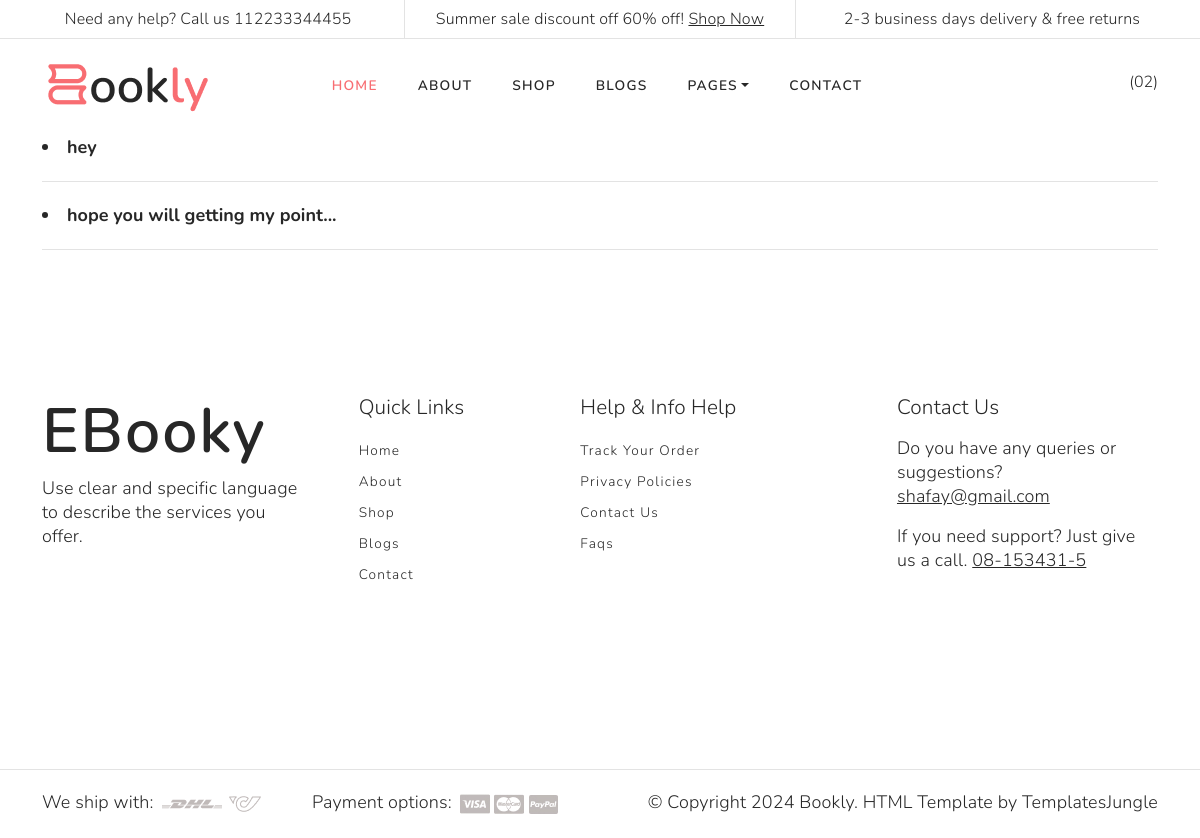
Page /User/privacyPolicy.php on the committed database.
### tables this page shows
CREATE TABLE `db_privacypolicy` (
  `Id` int(11) NOT NULL,
  `Description` varchar(500) NOT NULL,
  `Record Insertion Time` varchar(40) NOT NULL DEFAULT current_timestamp()
);

CREATE TABLE `db_websiteinfo` (
  `Id` int(11) NOT NULL,
  `Name` varchar(40) NOT NULL,
  `Email` varchar(50) NOT NULL,
  `Contact` varchar(100) NOT NULL,
  `Address` varchar(40) NOT NULL,
  `Discription` varchar(800) NOT NULL,
  `Facebook` varchar(100) NOT NULL,
  `Instagram` varchar(100) NOT NULL,
  `XLink` varchar(100) NOT NULL,
  `Record Insertion Time` varchar(40) NOT NULL DEFAULT current_timestamp()
);

### User/privacyPolicy.php (the view, shortened to what this page needs)
<!DOCTYPE html>
<html lang="en">
<head>
</head>
<body>
    <?php include("header.php") ?>
    <div class="container">
    <?php
                $run_Query = mysqli_query($con, "SELECT * FROM `db_privacypolicy` ORDER BY `Record Insertion Time` DESC");
                if (mysqli_num_rows($run_Query) ==0 ) {?>
                    <p>No Record Found</p>
               <?php } else {
                 while($fetch =mysqli_fetch_array($run_Query)){?>
                        <li class="fw-bold"><?php echo $fetch[1]; ?></li>
                        <hr>
    <?php }}
    echo "</div>";
    include("footer.php") ?>
</body>
</html>

### User/footer.php (shortened to what this page needs)
<?php
  include "../connection.php";
  $fetch_Data= mysqli_query($con,"SELECT * FROM `db_websiteinfo` order by id desc limit 1");
  $row = mysqli_fetch_array($fetch_Data);
?>
<footer id="footer" class="padding-large">
      <div class="container">
        <div class="row">
          <div class="footer-top-area">
            <div class="row d-flex flex-wrap justify-content-between">
              <div class="col-lg-3 col-sm-6 pb-3">
                <div class="footer-menu">
                  <h1><?php echo $row[1]; ?></h1>
                  <p><?php echo $row[5]; ?></p>
                  <div class="social-links">
                    <ul class="d-flex list-unstyled">
                      <li>
                        <a href=" <?php echo $row[6]; ?>" target="_blank">
                          <svg class="facebook">
                            <use xlink:href="#facebook" />
                          </svg>
                        </a>
                      </li>
                      <li>
                        <a href=" <?php echo $row[7]; ?>"target="_blank">
                          <svg class="instagram">
                            <use xlink:href="#instagram" />
                          </svg>
                        </a>
                      </li>
                      <li>
                        <a href=" <?php echo $row[8]; ?>"target="_blank">
                          <svg class="twitter">
                            <use xlink:href="#twitter" />
                          </svg>
                        </a>
                      </li>
                    </ul>
                  </div>
                </div>
              </div>
              <div class="col-lg-2 col-sm-6 pb-3">
                <div class="footer-menu text-capitalize">
                  <h5 class="widget-title pb-2">Quick Links</h5>
                  <ul class="menu-list list-unstyled text-capitalize">
                    <li class="menu-item mb-1">
                      <a href="#">Home</a>
                    </li>
                    <li class="menu-item mb-1">
                      <a href="About.php">About</a>
                    </li>
                    <li class="menu-item mb-1">
                      <a href="#">Shop</a>
                    </li>
                    <li class="menu-item mb-1">
                      <a href="#">Blogs</a>
                    </li>
                    <li class="menu-item mb-1">
                      <a href="contact.php">Contact</a>
                    </li>
                  </ul>
                </div>
              </div>
              <div class="col-lg-3 col-sm-6 pb-3">
                <div class="footer-menu text-capitalize">
                  <h5 class="widget-title pb-2">Help & Info Help</h5>
                  <ul class="menu-list list-unstyled">
                    <li class="menu-item mb-1">
                      <a href="#">Track Your Order</a>
                    </li>
                    <li class="menu-item mb-1">
                      <a href="privacypolicy.php">Privacy Policies</a>
                    </li>
                    <li class="menu-item mb-1">
                      <a href="#">Contact Us</a>
                    </li>
                    <li class="menu-item mb-1">
                      <a href="faq.php">Faqs</a>
                    </li>
                  </ul>
                </div>
              </div>
              <div class="col-lg-3 col-sm-6 pb-3">
                <div class="footer-menu contact-item">
                  <h5 class="widget-title text-capitalize pb-2">Contact Us</h5>
                  <p>Do you have any queries or suggestions? <a href="mailto:<?php echo $row[2]; ?>"
                      class="text-decoration-underline"><?php echo $row[2]; ?></a></p>
                  <p>If you need support? Just give us a call. <a href="tel: <?php echo $row[3]; ?>" class="text-decoration-underline">
                    <?php echo $row[3]; ?></a></p>
                </div>
              </div>
            </div>
          </div>
        </div>
      </div>
    </footer>
    <hr>
    <div id="footer-bottom" class="mb-2">
      <div class="container">
        <div class="d-flex flex-wrap justify-content-between">
          <div class="ship-and-payment d-flex gap-md-5 flex-wrap">
            <div class="shipping d-flex">
              <p>We ship with:</p>
              <div class="card-wrap ps-2">
                <img src="images/dhl.png" alt="visa">
                <img src="images/shippingcard.png" alt="mastercard">
              </div>
            </div>
            <div class="payment-method d-flex">
              <p>Payment options:</p>
              <div class="card-wrap ps-2">
                <img src="images/visa.jpg" alt="visa">
                <img src="images/mastercard.jpg" alt="mastercard">
                <img src="images/paypal.jpg" alt="paypal">
              </div>
            </div>
          </div>
          <div class="copyright">
            <p>© Copyright 2024 Bookly. HTML Template by <a href="https://templatesjungle.com/"
                target="_blank">TemplatesJungle</a>
            </p>
          </div>
        </div>
      </div>
    </div>
  </body>
</html>

### User/style.css (style rules this page uses)
:root { --accent-color: #717171; --white-color: #fff; --black-color: #272727; --gray-color: #F3F3F3; --gray-color-200: #E3E3E3; --gray-color-300: #E0E0E0; --gray-color-500: #D0D0D0; --gray-color-800: #3A3A3A; --light-gray-color: #D2D2D2; --primary-color: #F86D72; --bs-body-color: #272727; --bs-secondary-color: #FFE8F0; --bs-secondary-rgb: 255, 232, 240; --bs-primary-rgb: 248,109,114; --bs-border-color: #E3E3E3; --bs-dropdown-link-active-bg: #F5F5F5; --light-color: #F8F8F8; --light-blue-color: #EDF1F3; --navbar-color-color: #131814; --swiper-theme-color: #4A4A4A; --swiper-pagination-color: #4A4A4A; --bs-box-shadow: 0 0.2rem 0.6rem rgba(0, 0, 0, 0.08); --bs-btn-font-size: 1rem; }
:root { --body-font : "Nunito", sans-serif; --heading-font : "Nunito", sans-serif; }
*, *::before, *::after { -webkit-box-sizing: border-box; -moz-box-sizing: border-box; box-sizing: border-box; }
html { box-sizing: border-box; }
body { font-family: var(--body-font); font-size: 18px; font-weight: 300; margin: 0; }
p { color: var(--black-color); letter-spacing: 0.01rem; line-height: normal; }
a { color: var(--black-color); text-decoration: none; transition: 0.3s color ease-out; }
hr { margin: 1.25rem 0; color: var(--gray-color-200); opacity: 1; }
.padding-large { padding-top: 7em; padding-bottom: 7em; }
h1, h2, h3, h4, h5, h6 { font-family: var(--heading-font); text-transform: capitalize; letter-spacing: 0.03em; font-weight: 600; line-height: 115%; }
h4, h5, h6 { color: var(--light-black-color); }
h1 { font-size: 3.9rem; }
h5 { font-size: 1.3rem; font-weight: 300; text-transform: capitalize; letter-spacing: 0.01rem; }
#footer .menu-list .menu-item a { font-size: 0.7619em; font-weight: 300; letter-spacing: 0.09em; color: var(--black-color); }
.social-links svg { width: 20px; height: 20px; transition: 0.3s ease-in-out; color: var(--light-gray-color); }
.social-links li { padding-right: 30px; }

### rows in the picture
db_privacypolicy: Description "hey"
db_privacypolicy: Description "hope you will getting my point..."
db_websiteinfo: Name "EBooky", Discription "Use clear and specific language to describe the services you offer.", Email "shafay@gmail.com", Contact "08-153431-5"
